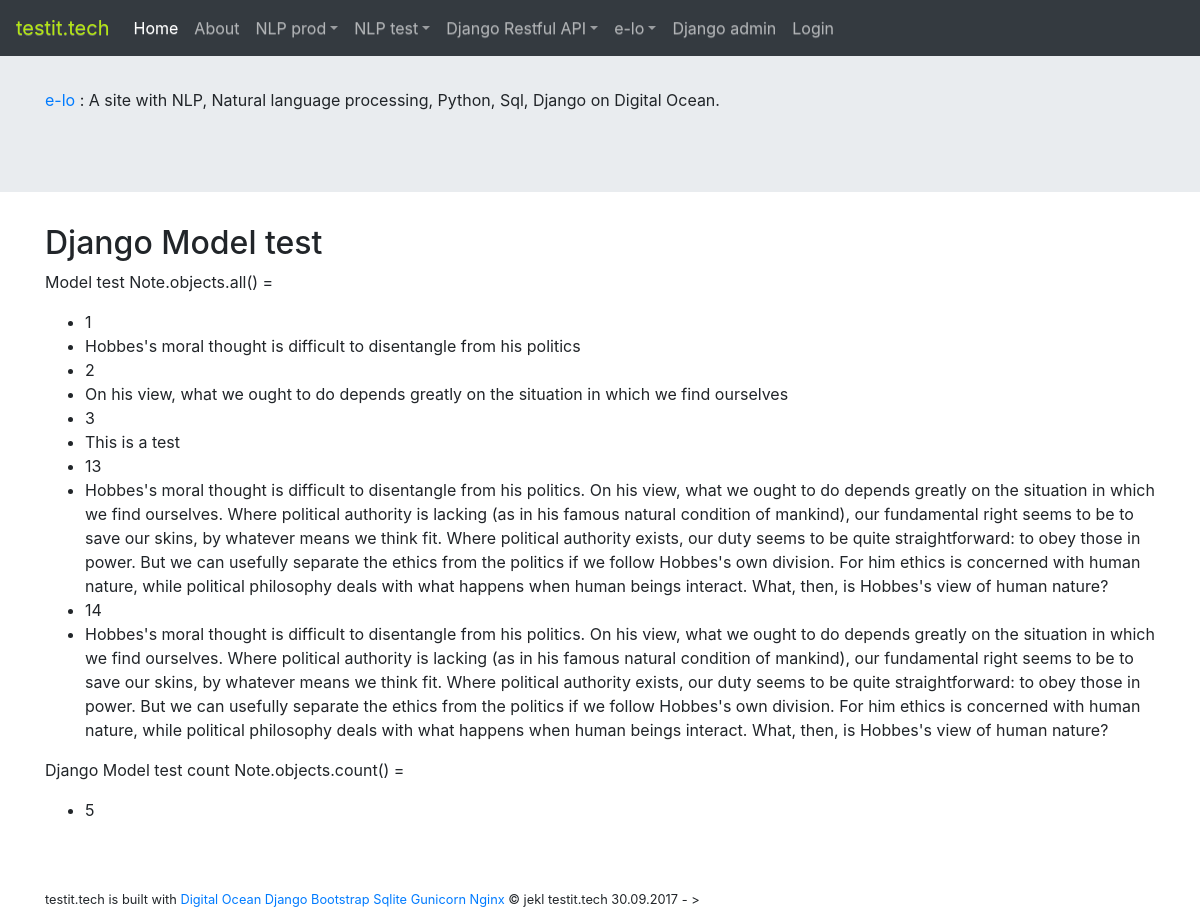
Before: /test_model with the older database file.
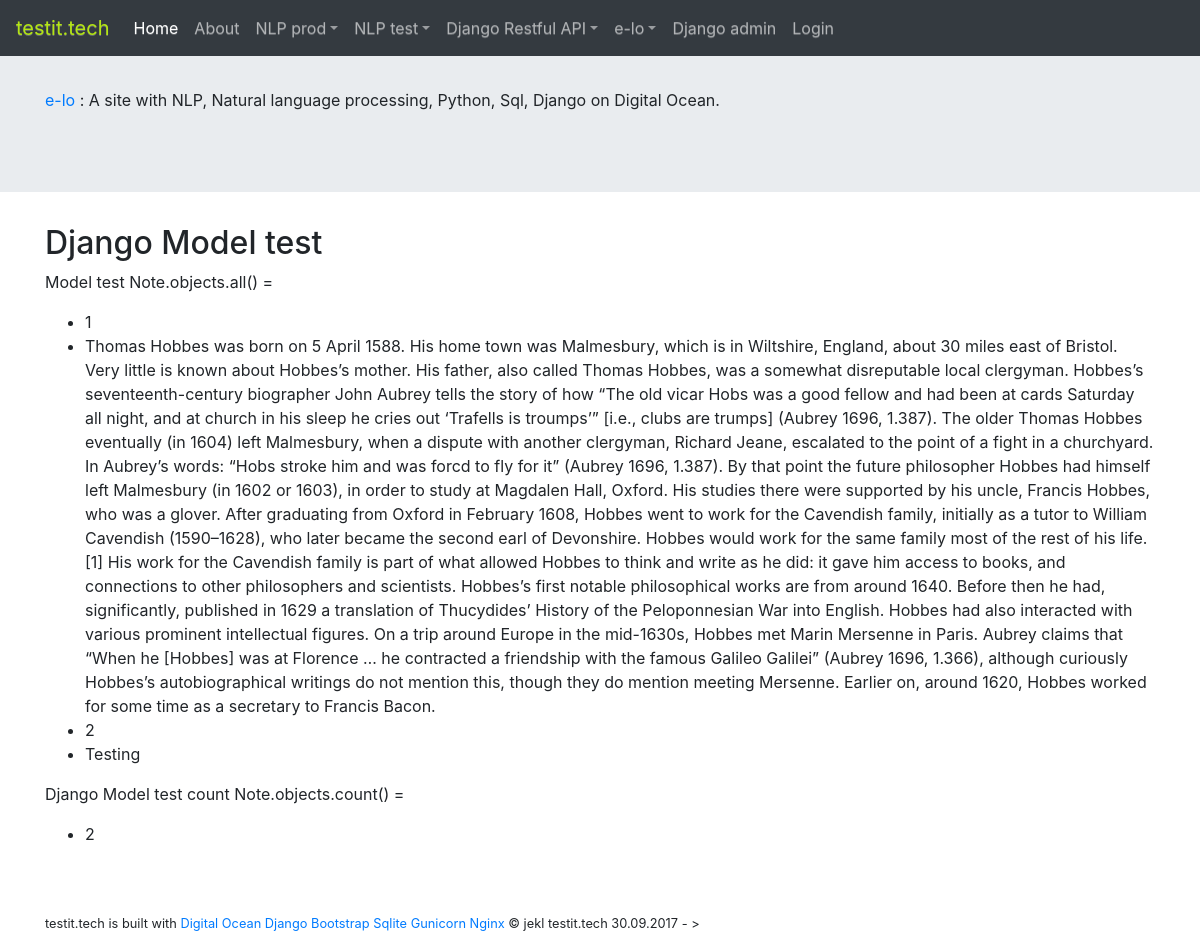
After: the same page with the newer database file.
### elo/models.py (models this page shows)
class Note(models.Model):
    title = models.CharField(max_length = 100, default="")
    raw_text = models.CharField(max_length = 10000)
    sentences = models.BigIntegerField(default=0)
    def __str__(self):
        return self.raw_text

### elo/views.py (the view)
# urls.py: path("test_model", views.test_model, name="test_model"),
def test_model(request):
    rv = "E-loweb, django admin testit.tech/admin. "
    data = Note.objects.all()
    amount = Note.objects.count()
    context = {"data": data, "amount": amount}
    rv += format(context)
    return render(request, "elo/qa_text/test_model.html", context)

### elo/templates/elo/qa_text/test_model.html
{% extends 'elo/base.html' %}
{% block content %}
<h2>Django Model test</h2>
    <p>Model test Note.objects.all() = </p>
    {% if data %}
    <ul>
        {% for d in data %}
        <li>{{ d.id }}</li>
        <li>{{ d.raw_text }}</li>
        {% endfor %}
    </ul>
    {% else %}
    <p>No raw_text</p>
    {% endif %}
    <p>Django Model test count Note.objects.count() =</p>
<ul>
<li>{{ amount }}</li>
</ul>
{% endblock %}

### elo/templates/elo/base.html (shortened to what this page needs)
<!doctype html>
<html lang="en">
<head>
    <link rel="stylesheet" href="https://stackpath.bootstrapcdn.com/bootstrap/4.1.3/css/bootstrap.min.css"
>
    <link rel="stylesheet" href="https://maxcdn.bootstrapcdn.com/bootstrap/3.3.1/css/bootstrap-theme.min.css">
    {% load static %}
    <link rel="stylesheet" type="text/css" href="{% static 'elo/style.css' %}">
</head>
<body>
    <nav class="navbar navbar-expand-md navbar-dark fixed-top bg-dark">
        <a class="navbar-brand" href="/">
            <span style="color:rgb(180, 230, 19)">testit.tech</span>
        </a>
        <div class="collapse navbar-collapse" id="nav-main">
            <ul class="navbar-nav mr-auto">
                <li class="nav-item active">
                    <a class="nav-link" href="/">Home
                    </a>
                </li>
                <li class="nav-item">
                    <a class="nav-link" href="{% url 'about'%}">About</a>
                </li>
                <li class="nav-item dropdown">
                    <a class="nav-link dropdown-toggle" href="#" id="dropdown02" data-toggle="dropdown" aria-haspopup="true" aria-expanded="false">NLP prod</a>
                </li>
                <li class="nav-item dropdown">
                    <a class="nav-link dropdown-toggle" href="#" id="dropdown02" data-toggle="dropdown" aria-haspopup="true" aria-expanded="false">NLP test</a>
                </li>
                <li class="nav-item dropdown">
                    <a class="nav-link dropdown-toggle" href="#" id="dropdown03" data-toggle="dropdown" aria-haspopup="true" aria-expanded="false">Django Restful API</a>
                </li>
                <li class="nav-item dropdown">
                    <a class="nav-link dropdown-toggle" href="#" id="dropdown01" data-toggle="dropdown" aria-haspopup="true" aria-expanded="false">e-lo</a>
                </li>
                <li class="nav-item">
                    <a class="nav-link" href="admin" target="_blank">Django admin</a>
                </li>
                {% if user.is_authenticated %}
                <li class="nav-item">
                    <a class="nav-link" href="#">
                        <span style="color:rgb(180, 230, 19)">User: {{ user.username }}</span>
                    </a>
                </li>
                <li class="nav-item">
                    <a class="nav-link" href="/accounts/logout">Logout</a>
                </li>
                {% else %}
                <li class="nav-item">
                    <a class="nav-link" href="/accounts/login">Login</a>
                </li>
                {% endif %}
            </ul>
        </div>
    </nav>
    <main>
        <div class="jumbotron jumbotron-fluid">
            <div class="container">
                <br>
                <p>
                    <a href="https://follow-e-lo.com/" target="_blank">e-lo</a> : A site with NLP, Natural language processing, Python, Sql, Django on Digital Ocean.
                </p>
            </div>
        </div>
        <div class="container">
            {% block content %} {% endblock %}
        </div>
    </main>
    <br>
    <br>
    <footer class="container">
        <small>
            testit.tech is built with
            <a href="https://www.digitalocean.com/" target="_blank">Digital Ocean</a>
            <a href="https://www.djangoproject.com/" target="_blank">Django</a>
            <a href="https://getbootstrap.com/" target="_blank">Bootstrap</a>
            <a href="https://www.sqlite.org/" target="_blank">Sqlite</a>
            <a href="http://gunicorn.org/" target="_blank">Gunicorn</a>
            <a href="https://www.nginx.com/resources/wiki/" target="_blank">Nginx</a>
            &copy; jekl testit.tech 30.09.2017 - >
        </small>
    </footer>
</body>
</html>

Changed rows visible on the page:
removed Note: id "3", raw_text "This is a test"
removed Note: id "13", raw_text "Hobbes's moral thought is difficult to disentangle from his politics. On his view, what we ought to do depends greatly on the situation in which we find ourselves. Where political authority is lacking (as in his famous natural condition of mankind), our fundamental right seems to be to save our skins, by whatever means we think fit. Where political authority exists, our duty seems to be quite straightforward: to obey those in power. But we can usefully separate the ethics from the politics if we follow Hobbes's own division. For him ethics is concerned with human nature, while political philosophy deals with what happens when human beings interact. What, then, is Hobbes's view of human…"
removed Note: id "14", raw_text "Hobbes's moral thought is difficult to disentangle from his politics. On his view, what we ought to do depends greatly on the situation in which we find ourselves. Where political authority is lacking (as in his famous natural condition of mankind), our fundamental right seems to be to save our skins, by whatever means we think fit. Where political authority exists, our duty seems to be quite straightforward: to obey those in power. But we can usefully separate the ethics from the politics if we follow Hobbes's own division. For him ethics is concerned with human nature, while political philosophy deals with what happens when human beings interact. What, then, is Hobbes's view of human…"
changed Note id 1: raw_text "Hobbes's moral thought is difficult to disentangle from his politics" → "Thomas Hobbes was born on 5 April 1588. His home town was Malmesbury, which is in Wiltshire, England, about 30 miles east of Bristol. Very little is known about Hobbes’s mother. His father, also called Thomas Hobbes, was a somewhat disreputable local clergyman. Hobbes’s seventeenth-century biographer John Aubrey tells the story of how “The old vicar Hobs was a good fellow and had been at cards Saturday all night, and at church in his sleep he cries out ‘Trafells is troumps’” [i.e., clubs are trumps] (Aubrey 1696, 1.387). The older Thomas Hobbes eventually (in 1604) left Malmesbury, when a dispute with another clergyman, Richard Jeane, escalated to the point of a fight in a churchyard. In…"
changed Note id 2: raw_text "On his view, what we ought to do depends greatly on the situation in which we find ourselves" → "Testing"
Other visible differences:
{{ amount }}: "5" → "2"
